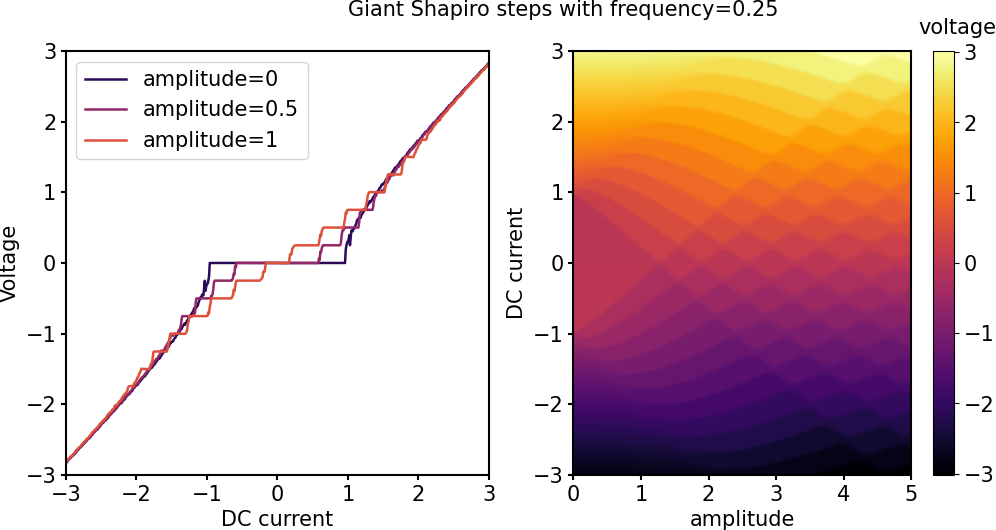

The Python source for this figure:
import time
from multiprocessing import Pool

import scipy.interpolate

from pyjjasim import *

import matplotlib
import matplotlib.pyplot as plt
matplotlib.use("TkAgg")
import matplotlib.cm

font = {'family' : 'normal',
        'weight' : 'normal',
        'size'   : 15}

matplotlib.rc('font', **font)

"""
Giant shapiro steps

With a biassed AC current, the DC voltage has plateaus. This effect is called shapiro steps for single junctions,
and giant shapiro steps for arrays as the step height is proportional to the array size. 

Of course after the array voltage is normalized, the steps are not so 
giant, and the step heights will be Ifreq.
"""


def func(N, Nt, T, Ifreq, IDC, IAmp):
    sq_array = SquareArray(N, N)
    dt = 0.05
    ts = [Nt//3, Nt - 1]
    Is = lambda i: sq_array.current_base(angle=0)[:, None] * (IDC + IAmp * np.sin(Ifreq * i * dt))

    prob = TimeEvolutionProblem(sq_array, time_step=dt, time_step_count=Nt,
                                current_sources=Is, temperature=T, store_time_steps=ts)
    th = prob.compute().get_theta()[sq_array.current_base(angle=0) == 1, :, :]
    return np.mean((th[:, :, 1] - th[:, :, 0]) / (dt * (ts[1] - ts[0])), axis=0)



if __name__ == "__main__":

    fn = "shapiro_data_Ifreq_0p25_B.npy"

    # define array
    Nt = 3000
    N = 20
    T = 0.01
    Ifreq = 0.25
    NA = 101
    IAmpList = np.linspace(0, 5, NA)
    ND = 301
    IDC = np.linspace(0, 3, ND)

    # with Pool() as pool:
    #     out = pool.starmap(func, [(N, Nt, T, Ifreq, IDC, IAmp) for IAmp in IAmpList])
    # Vout = np.stack(out)
    # Vout = np.concatenate((-Vout[:, ::-1], Vout[:, 1:]), axis=1)
    # IDC = np.concatenate((-IDC[::-1], IDC[1:]), axis=0)
    # with open(fn, "wb") as ffile:
    #     np.save(ffile, IDC)
    #     np.save(ffile, IAmpList)
    #     np.save(ffile, Vout)

    with open(fn, "rb") as ffile:
        IDC = np.load(ffile)
        IAmpList = np.load(ffile)
        Vout = np.load(ffile)

    # fig, (a1, a2) = plt.subplots(nrows=1, ncols=2, figsize=[12, 6])
    # print(fig, (a1, a2))
    # a2.pcolor(IAmpList, IDC, Vout.T)
    # a2.set_xlabel("AC current")
    # a2.set_ylabel("DC current")

    X, Y = np.meshgrid(IDC, IAmpList)
    print(X.shape, Vout.shape)
    tic = time.perf_counter()
    F = scipy.interpolate.interp2d(IDC, IAmpList, Vout)
    print(time.perf_counter() - tic)
    fig2, (a12, a22) = plt.subplots(nrows=1, ncols=2, figsize=[12, 5.5])
    IDCp = np.linspace(-3, 3, 8 * ND)
    IACp = np.linspace(0, 5, 3 * NA)
    phandle = a22.pcolor(IACp, IDCp, F(IDCp,  IACp).T, cmap="inferno")
    a22.set_xlabel("amplitude")
    a22.set_ylabel("DC current")
    # fig2.colorbar()
    pcm = matplotlib.cm.get_cmap("inferno")
    a12.plot(IDC, Vout[1, :], linewidth=1.8, label="amplitude=0", color=pcm(0.15))
    a12.plot(IDC, Vout[11, :],linewidth=1.8, label="amplitude=0.5", color=pcm(0.4))
    a12.plot(IDC, Vout[21, :],linewidth=1.8, label="amplitude=1", color=pcm(0.6))
    a12.set_xlabel("DC current")
    a12.set_ylabel("Voltage")
    a12.legend()
    a12.text(1, 3.5, "Giant Shapiro steps with frequency=0.25")
    a22.text(5.1, 3.25, "voltage")
    a12.set_xlim([-3, 3])
    a12.set_ylim([-3, 3])

    # change all spines
    lw = 1.5
    for axis in ['top', 'bottom', 'left', 'right']:
        a12.spines[axis].set_linewidth(lw)
        a22.spines[axis].set_linewidth(lw)

    # increase tick width
    a12.tick_params(width=lw)
    a22.tick_params(width=lw)
    # plt.title("giant shapiro steps in square array")
    plt.colorbar(phandle)
    fig2.savefig('shapiro_steps.png', bbox_inches=fig2.get_tightbbox(fig2.canvas.get_renderer()))
    plt.show()

